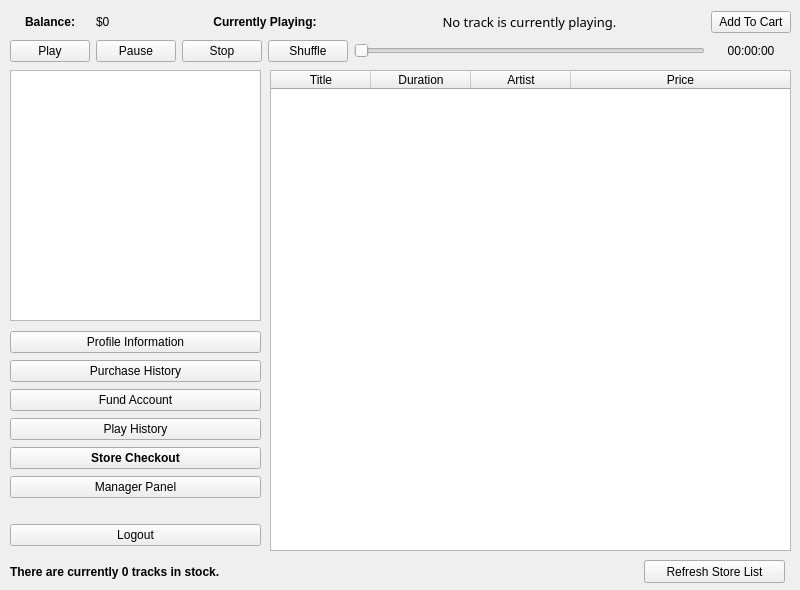
<?xml version="1.0" encoding="UTF-8"?>
<ui version="4.0">
 <class>MainWindow</class>
 <widget class="QMainWindow" name="MainWindow">
  <property name="geometry">
   <rect>
    <x>0</x>
    <y>0</y>
    <width>800</width>
    <height>590</height>
   </rect>
  </property>
  <property name="sizePolicy">
   <sizepolicy hsizetype="Fixed" vsizetype="Fixed">
    <horstretch>0</horstretch>
    <verstretch>0</verstretch>
   </sizepolicy>
  </property>
  <property name="minimumSize">
   <size>
    <width>800</width>
    <height>590</height>
   </size>
  </property>
  <property name="maximumSize">
   <size>
    <width>800</width>
    <height>590</height>
   </size>
  </property>
  <property name="windowTitle">
   <string>breakBeats :: ICS4U Kenta Iwasaki</string>
  </property>
  <property name="styleSheet">
   <string notr="true"/>
  </property>
  <widget class="QWidget" name="centralwidget">
   <widget class="QTableWidget" name="storeList">
    <property name="geometry">
     <rect>
      <x>270</x>
      <y>70</y>
      <width>521</width>
      <height>481</height>
     </rect>
    </property>
    <property name="maximumSize">
     <size>
      <width>561</width>
      <height>16777215</height>
     </size>
    </property>
    <property name="acceptDrops">
     <bool>false</bool>
    </property>
    <property name="autoFillBackground">
     <bool>false</bool>
    </property>
    <property name="frameShape">
     <enum>QFrame::StyledPanel</enum>
    </property>
    <property name="selectionMode">
     <enum>QAbstractItemView::SingleSelection</enum>
    </property>
    <property name="selectionBehavior">
     <enum>QAbstractItemView::SelectRows</enum>
    </property>
    <property name="showGrid">
     <bool>true</bool>
    </property>
    <property name="sortingEnabled">
     <bool>true</bool>
    </property>
    <property name="cornerButtonEnabled">
     <bool>false</bool>
    </property>
    <attribute name="horizontalHeaderStretchLastSection">
     <bool>true</bool>
    </attribute>
    <attribute name="verticalHeaderCascadingSectionResizes">
     <bool>false</bool>
    </attribute>
    <attribute name="verticalHeaderStretchLastSection">
     <bool>false</bool>
    </attribute>
    <column>
     <property name="text">
      <string>Title</string>
     </property>
    </column>
    <column>
     <property name="text">
      <string>Duration</string>
     </property>
    </column>
    <column>
     <property name="text">
      <string>Artist</string>
     </property>
    </column>
    <column>
     <property name="text">
      <string>Price</string>
     </property>
    </column>
   </widget>
   <widget class="QWidget" name="gridLayoutWidget">
    <property name="geometry">
     <rect>
      <x>10</x>
      <y>10</y>
      <width>781</width>
      <height>54</height>
     </rect>
    </property>
    <layout class="QGridLayout" name="gridLayout">
     <item row="3" column="6">
      <widget class="QPushButton" name="btnBuy">
       <property name="text">
        <string>Add To Cart</string>
       </property>
      </widget>
     </item>
     <item row="4" column="6">
      <widget class="QLabel" name="audioPosition">
       <property name="text">
        <string>00:00:00</string>
       </property>
       <property name="alignment">
        <set>Qt::AlignCenter</set>
       </property>
      </widget>
     </item>
     <item row="4" column="5">
      <widget class="QSlider" name="seekSlider">
       <property name="value">
        <number>0</number>
       </property>
       <property name="orientation">
        <enum>Qt::Horizontal</enum>
       </property>
      </widget>
     </item>
     <item row="4" column="2">
      <widget class="QPushButton" name="btnPause">
       <property name="text">
        <string>Pause</string>
       </property>
      </widget>
     </item>
     <item row="3" column="5">
      <widget class="QLabel" name="songName">
       <property name="font">
        <font>
         <family>Segoe UI Light</family>
         <pointsize>10</pointsize>
         <weight>50</weight>
         <bold>false</bold>
        </font>
       </property>
       <property name="text">
        <string>No track is currently playing.</string>
       </property>
       <property name="alignment">
        <set>Qt::AlignCenter</set>
       </property>
      </widget>
     </item>
     <item row="4" column="3">
      <widget class="QPushButton" name="btnStop">
       <property name="text">
        <string>Stop</string>
       </property>
      </widget>
     </item>
     <item row="3" column="0" colspan="2">
      <widget class="QLabel" name="balanceLabel">
       <property name="font">
        <font>
         <family>Segoe UI</family>
         <pointsize>9</pointsize>
         <weight>75</weight>
         <bold>true</bold>
        </font>
       </property>
       <property name="text">
        <string>Balance:</string>
       </property>
       <property name="scaledContents">
        <bool>false</bool>
       </property>
       <property name="alignment">
        <set>Qt::AlignCenter</set>
       </property>
      </widget>
     </item>
     <item row="3" column="2">
      <widget class="QLabel" name="cashLabel">
       <property name="text">
        <string>$0</string>
       </property>
      </widget>
     </item>
     <item row="4" column="0" colspan="2">
      <widget class="QPushButton" name="btnPlay">
       <property name="text">
        <string>Play</string>
       </property>
      </widget>
     </item>
     <item row="4" column="4">
      <widget class="QPushButton" name="btnShuffle">
       <property name="text">
        <string>Shuffle</string>
       </property>
      </widget>
     </item>
     <item row="3" column="3" colspan="2">
      <widget class="QLabel" name="label">
       <property name="font">
        <font>
         <family>Segoe UI</family>
         <pointsize>9</pointsize>
         <weight>75</weight>
         <bold>true</bold>
        </font>
       </property>
       <property name="text">
        <string>Currently Playing:</string>
       </property>
       <property name="alignment">
        <set>Qt::AlignCenter</set>
       </property>
      </widget>
     </item>
    </layout>
    <zorder>btnStop</zorder>
    <zorder>seekSlider</zorder>
    <zorder>audioPosition</zorder>
    <zorder>btnPlay</zorder>
    <zorder>btnPause</zorder>
    <zorder>label</zorder>
    <zorder>songName</zorder>
    <zorder>btnBuy</zorder>
    <zorder>balanceLabel</zorder>
    <zorder>cashLabel</zorder>
    <zorder>btnShuffle</zorder>
   </widget>
   <widget class="QGraphicsView" name="songImage">
    <property name="geometry">
     <rect>
      <x>10</x>
      <y>70</y>
      <width>251</width>
      <height>251</height>
     </rect>
    </property>
    <property name="sizePolicy">
     <sizepolicy hsizetype="Fixed" vsizetype="Fixed">
      <horstretch>0</horstretch>
      <verstretch>0</verstretch>
     </sizepolicy>
    </property>
    <property name="sceneRect">
     <rectf>
      <x>0.000000000000000</x>
      <y>0.000000000000000</y>
      <width>0.000000000000000</width>
      <height>0.000000000000000</height>
     </rectf>
    </property>
   </widget>
   <widget class="QWidget" name="verticalLayoutWidget">
    <property name="geometry">
     <rect>
      <x>10</x>
      <y>330</y>
      <width>251</width>
      <height>170</height>
     </rect>
    </property>
    <layout class="QVBoxLayout" name="verticalLayout">
     <item>
      <widget class="QPushButton" name="btnProfile">
       <property name="text">
        <string>Profile Information</string>
       </property>
      </widget>
     </item>
     <item>
      <widget class="QPushButton" name="btnPurchaseHistory">
       <property name="text">
        <string>Purchase History</string>
       </property>
      </widget>
     </item>
     <item>
      <widget class="QPushButton" name="btnFund">
       <property name="text">
        <string>Fund Account</string>
       </property>
      </widget>
     </item>
     <item>
      <widget class="QPushButton" name="btnHistory">
       <property name="text">
        <string>Play History</string>
       </property>
      </widget>
     </item>
     <item>
      <widget class="QPushButton" name="btnCheckout">
       <property name="font">
        <font>
         <weight>75</weight>
         <bold>true</bold>
        </font>
       </property>
       <property name="text">
        <string>Store Checkout</string>
       </property>
      </widget>
     </item>
     <item>
      <widget class="QPushButton" name="btnManager">
       <property name="text">
        <string>Manager Panel</string>
       </property>
      </widget>
     </item>
    </layout>
   </widget>
   <widget class="QTableWidget" name="historyList">
    <property name="geometry">
     <rect>
      <x>270</x>
      <y>70</y>
      <width>521</width>
      <height>481</height>
     </rect>
    </property>
    <property name="maximumSize">
     <size>
      <width>561</width>
      <height>16777215</height>
     </size>
    </property>
    <property name="acceptDrops">
     <bool>false</bool>
    </property>
    <property name="autoFillBackground">
     <bool>false</bool>
    </property>
    <property name="frameShape">
     <enum>QFrame::StyledPanel</enum>
    </property>
    <property name="selectionMode">
     <enum>QAbstractItemView::SingleSelection</enum>
    </property>
    <property name="selectionBehavior">
     <enum>QAbstractItemView::SelectRows</enum>
    </property>
    <property name="showGrid">
     <bool>true</bool>
    </property>
    <property name="cornerButtonEnabled">
     <bool>false</bool>
    </property>
    <attribute name="horizontalHeaderStretchLastSection">
     <bool>true</bool>
    </attribute>
    <attribute name="verticalHeaderCascadingSectionResizes">
     <bool>false</bool>
    </attribute>
    <attribute name="verticalHeaderStretchLastSection">
     <bool>false</bool>
    </attribute>
    <column>
     <property name="text">
      <string>Title</string>
     </property>
    </column>
    <column>
     <property name="text">
      <string>Duration</string>
     </property>
    </column>
    <column>
     <property name="text">
      <string>Artist</string>
     </property>
    </column>
    <column>
     <property name="text">
      <string>Price</string>
     </property>
    </column>
   </widget>
   <widget class="QPushButton" name="btnClearHistory">
    <property name="geometry">
     <rect>
      <x>644</x>
      <y>560</y>
      <width>141</width>
      <height>23</height>
     </rect>
    </property>
    <property name="text">
     <string>Clear History</string>
    </property>
   </widget>
   <widget class="QLabel" name="trackCount">
    <property name="geometry">
     <rect>
      <x>10</x>
      <y>560</y>
      <width>251</width>
      <height>23</height>
     </rect>
    </property>
    <property name="font">
     <font>
      <family>Segoe UI</family>
      <pointsize>9</pointsize>
      <weight>75</weight>
      <bold>true</bold>
     </font>
    </property>
    <property name="text">
     <string>There are currently 0 tracks in stock.</string>
    </property>
    <property name="alignment">
     <set>Qt::AlignLeading|Qt::AlignLeft|Qt::AlignVCenter</set>
    </property>
   </widget>
   <widget class="QPushButton" name="btnRefreshStore">
    <property name="geometry">
     <rect>
      <x>644</x>
      <y>560</y>
      <width>141</width>
      <height>23</height>
     </rect>
    </property>
    <property name="text">
     <string>Refresh Store List</string>
    </property>
   </widget>
   <widget class="QWidget" name="verticalLayoutWidget_2">
    <property name="geometry">
     <rect>
      <x>10</x>
      <y>520</y>
      <width>251</width>
      <height>31</height>
     </rect>
    </property>
    <layout class="QVBoxLayout" name="verticalLayout_2">
     <item>
      <widget class="QPushButton" name="btnLogout">
       <property name="text">
        <string>Logout</string>
       </property>
      </widget>
     </item>
    </layout>
   </widget>
  </widget>
 </widget>
 <resources/>
 <connections/>
</ui>
